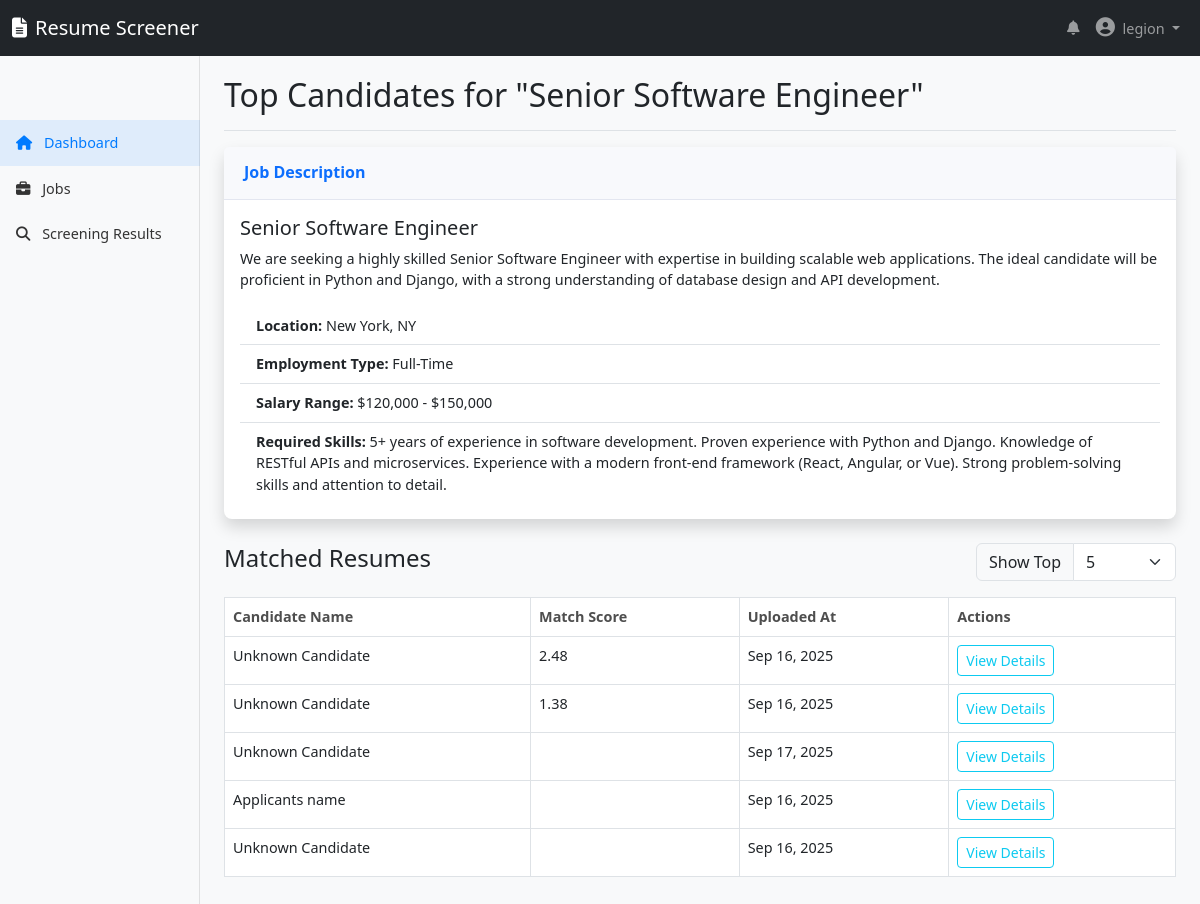
Page /jobs/top_candidates/1/ (signed in) on the earlier database version.
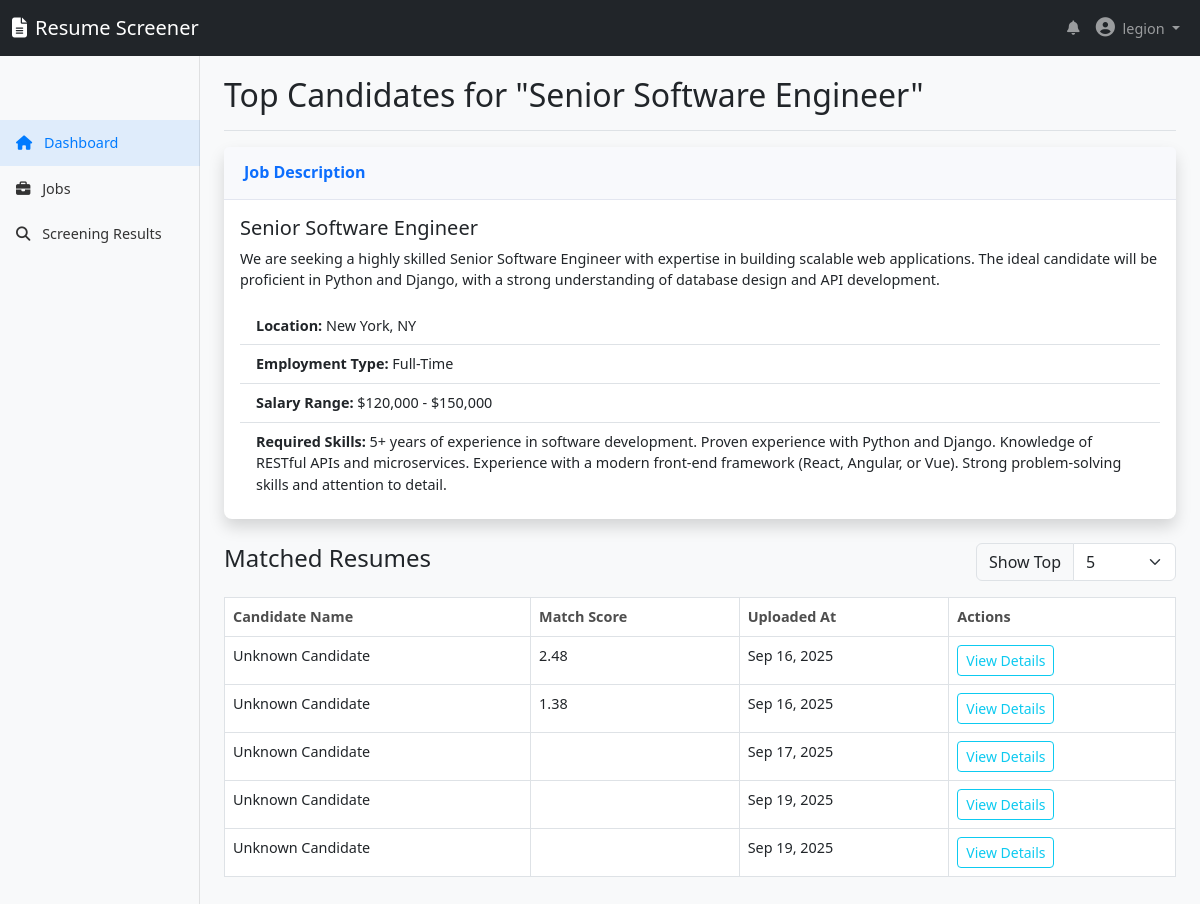
Same page on the later database version.
### resumes/models.py (models this page shows, shortened)
class Resumes(models.Model):
    uploaded_by = models.ForeignKey(settings.AUTH_USER_MODEL, on_delete=models.CASCADE, related_name= 'resumes')
    resume_files = models.FileField(upload_to= "resume/")
    job = models.ForeignKey(Job, on_delete = models.SET_NULL,  null = True, blank = True, related_name='job_resumes')
    parsed_text = models.TextField(blank = True, null = True)
    candidate_name = models.CharField(max_length= 50, blank=True, null= True)
    email = models.EmailField(blank=True, null = True)
    skill = models.TextField(blank= True, null= True )
    phone = models.CharField(max_length= 50, blank=True, null= True)
    work_experience = models.TextField(blank=True, null=True)
    education = models.TextField(blank=True, null=True)
    uploaded_at = models.DateTimeField(auto_now_add=True)
    updated_at = models.DateTimeField(auto_now = True)
    ats_score = models.FloatField(blank=True, null= True)
    match_score = models.FloatField(blank=True, null= True)

### jobs/views.py (the view)
# urls.py: path('top_candidates/<int:job_id>/', job_veiws.top_candidates_list, name='top_candidates_list'),
@login_required
def top_candidates_list(request, job_id):
    job = get_object_or_404(Job, id=job_id)
    resumes = Resumes.objects.filter(job=job).order_by('-match_score')
    context = {
        'job': job,
        'resumes': resumes
    }
    return render(request, 'jobs/top_candidates_list.html', context)

### templates/jobs/top_candidates_list.html (shortened to what this page needs)
{% extends 'base/base.html' %}
{% load static %}
{% block content %}
    <div class="container-fluid">
        <div class="row">
            <main class="col-md-9 ms-sm-auto col-lg-10 px-md-4 main-content">
                <div class="d-flex justify-content-between flex-wrap flex-md-nowrap align-items-center pt-3 pb-2 mb-3 border-bottom">
                    <h1 class="h2">Top Candidates for "{{ job.title }}"</h1>
                </div>
                <div class="card shadow mb-4">
                    <div class="card-header py-3">
                        <h6 class="m-0 font-weight-bold text-primary">Job Description</h6>
                    </div>
                    <div class="card-body">
                        <h5 class="card-title">{{ job.title }}</h5>
                        <p class="card-text">{{ job.description }}</p>
                        <ul class="list-group list-group-flush">
                            <li class="list-group-item"><strong>Location:</strong> {{ job.location }}</li>
                            <li class="list-group-item"><strong>Employment Type:</strong> {{ job.get_employment_type_display }}</li>
                            <li class="list-group-item"><strong>Salary Range:</strong> {{ job.salary_range }}</li>
                            <li class="list-group-item"><strong>Required Skills:</strong> {{ job.requirements }}</li>
                        </ul>
                    </div>
                </div>
                <div class="d-flex justify-content-between align-items-center mb-3">
                    <h3 class="h4">Matched Resumes</h3>
                    <div class="input-group" style="width: 200px;">
                        <span class="input-group-text">Show Top</span>
                        <select class="form-select" id="candidateCountFilter">
                            <option value="5" selected>5</option>
                        </select>
                    </div>
                </div>
                {% if resumes %}
                <div class="table-responsive">
                    <table class="table table-bordered table-hover" id="candidatesTable" width="100%" cellspacing="0">
                        <thead>
                            <tr>
                                <th>Candidate Name</th>
                                <th>Match Score</th>
                                <th>Uploaded At</th>
                                <th>Actions</th>
                            </tr>
                        </thead>
                        <tbody>
                            {% for resume in resumes %}
                            <tr class="candidate-row">
                                <td>{{ resume.candidate_name|default:"Unknown" }}</td>
                                <td>{{ resume.match_score|default:"N/A"|floatformat:2 }}</td>
                                <td>{{ resume.uploaded_at|date:"M d, Y" }}</td>
                                <td>
                                    <a href="{% url 'resumes:resume_details' resume.id %}" class="btn btn-sm btn-outline-info">View Details</a>
                                </td>
                            </tr>
                            {% endfor %}
                        </tbody>
                    </table>
                </div>
                {% else %}
                <div class="alert alert-warning text-center" role="alert">
                    No resumes have been submitted for this job yet.
                </div>
                {% endif %}
            </main>
        </div>
    </div>
{% endblock %}

Differences in the rows shown:
no longer on this page (row unchanged): Resumes: candidate_name "Applicants name", uploaded_at "Sep 16, 2025"
no longer on this page (row unchanged): Resumes: candidate_name "Unknown Candidate", uploaded_at "Sep 16, 2025"
added Resumes: candidate_name "Unknown Candidate", uploaded_at "Sep 19, 2025"
added Resumes: candidate_name "Unknown Candidate", uploaded_at "Sep 19, 2025"
